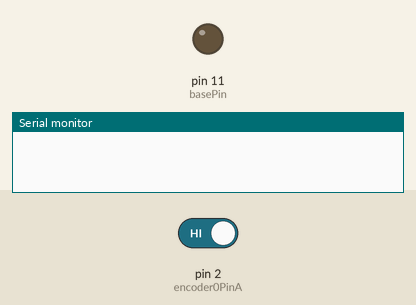
A sketch run on a simulated Arduino Uno, built with avr-gcc and run on an emulated ATmega328P. Parts: output pins drawn as LEDs (lit = HIGH), the last lines printed to the serial monitor. The test bench sets the inputs (shaded band); at power-on: pin 2 (encoder0PinA) HIGH.

Above: at 0.1 s.
At 0.7 s:
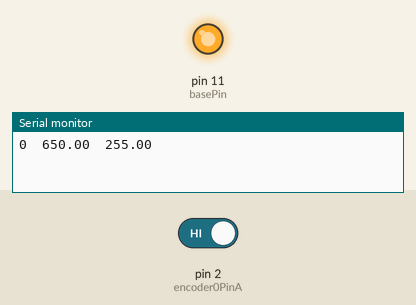
Timing chart, 0 to 2.2 s (numbered marks = the images above):
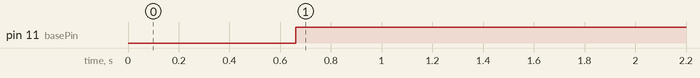

Measured:
- by itself, pin 11 (basePin): LOW → HIGH at 0.66 s

The sketch:

pidarduino.ino
```cpp
#include <PID_v1.h>

#define encoder0PinA  2
#define encoder0PinB  3

volatile long encoder0Pos=0;
long newposition;
long oldposition = 0;
unsigned long newtime;
unsigned long oldtime = 0;
long vel;
int basePin = 11;

int i=0;
double amplitude=50;
double Setpoint, Input, Output;
double val_output;//Power supplied to the motor PWM value.
//double Kp=0.6, Ki=5, Kd=0;
double Kp=0.6, Ki=5, Kd=0;
PID myPID(&Input, &val_output, &Setpoint, Kp, Ki, Kd, DIRECT);


void setup()
{
  pinMode(encoder0PinA, INPUT);
  digitalWrite(encoder0PinA, HIGH);       // turn on pullup resistor
  pinMode(encoder0PinB, INPUT);
  digitalWrite(encoder0PinB, HIGH);       // turn on pullup resistor
  attachInterrupt(0, doEncoder, RISING);  // encoDER ON PIN 2
  Serial.begin (9600);
  //Serial.println("start");                // a personal quirk
  pinMode(basePin,OUTPUT);

  Setpoint = 150*5;

  //turn the PID on
  myPID.SetMode(AUTOMATIC);
}

void loop()
{

newposition = encoder0Pos;
newtime = millis();
vel = ((newposition-oldposition) * 1000 /(newtime-oldtime)); // N=1

oldposition = newposition;
oldtime = newtime;
  Input = vel;
  myPID.Compute();

  if(i>10){
  analogWrite(basePin,val_output);
  Serial.print (vel);
  Serial.print("\t");
  Serial.print(Setpoint);
  Serial.print("\t");
  Serial.println (val_output);
   // Serial.print("\t");
 // Serial.println((i%500));
  }

  if((i%500)==0)
    {

      amplitude=-amplitude;
      Setpoint=Setpoint +(amplitude*2);
      myPID.Compute();

      }
  i++;
delay(60);

}

void doEncoder()
{
  if (digitalRead(encoder0PinA) == digitalRead(encoder0PinB)) {
    encoder0Pos++;
  } else {
    encoder0Pos--;
  }
}
```
